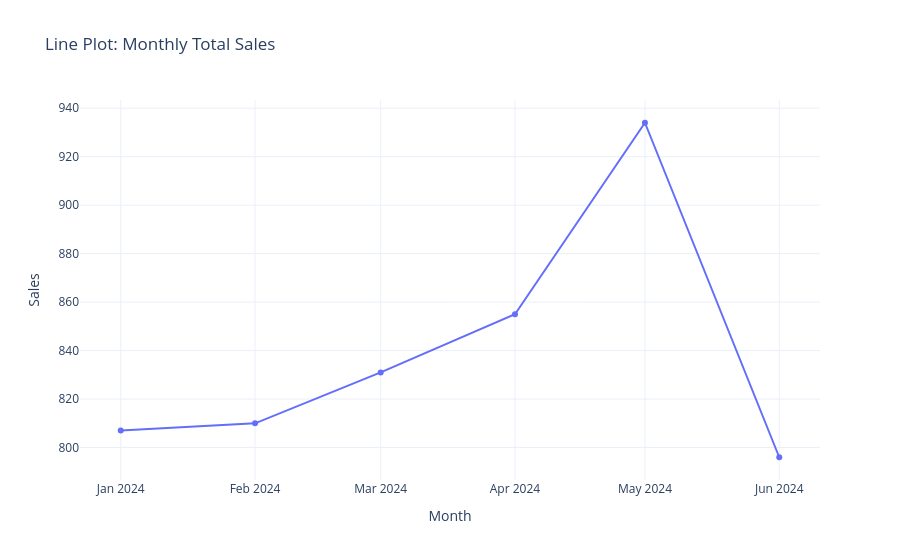

The cell this chart's notebook holds for it:
### Code cell
fig = px.line(
    monthly_sales,
    x="month",
    y="sales",
    markers=True,
    title="Line Plot: Monthly Total Sales"
)

fig.update_layout(
    xaxis_title="Month",
    yaxis_title="Sales"
)

fig.show()

### Figure 1 — Plotly figure (JSON) as saved in the notebook; plotly's stock layout.template omitted (floating-point values rounded to 4 significant figures)
{"data": [{"hovertemplate": "month=%{x}<br>sales=%{y}<extra></extra>", "legendgroup": "", "line": {"color": "#636efa", "dash": "solid"}, "marker": {"symbol": "circle"}, "mode": "lines+markers", "name": "", "orientation": "v", "showlegend": false, "type": "scatter", "x": ["2024-01-01T00:00:00.000000000", "2024-02-01T00:00:00.000000000", "2024-03-01T00:00:00.000000000", "2024-04-01T00:00:00.000000000", "2024-05-01T00:00:00.000000000", "2024-06-01T00:00:00.000000000"], "xaxis": "x", "y": [807, 810, 831, 855, 934, 796], "yaxis": "y"}], "layout": {"legend": {"tracegroupgap": 0}, "title": {"text": "Line Plot: Monthly Total Sales"}, "xaxis": {"anchor": "y", "domain": [0, 1], "title": {"text": "Month"}}, "yaxis": {"anchor": "x", "domain": [0, 1], "title": {"text": "Sales"}}}}
